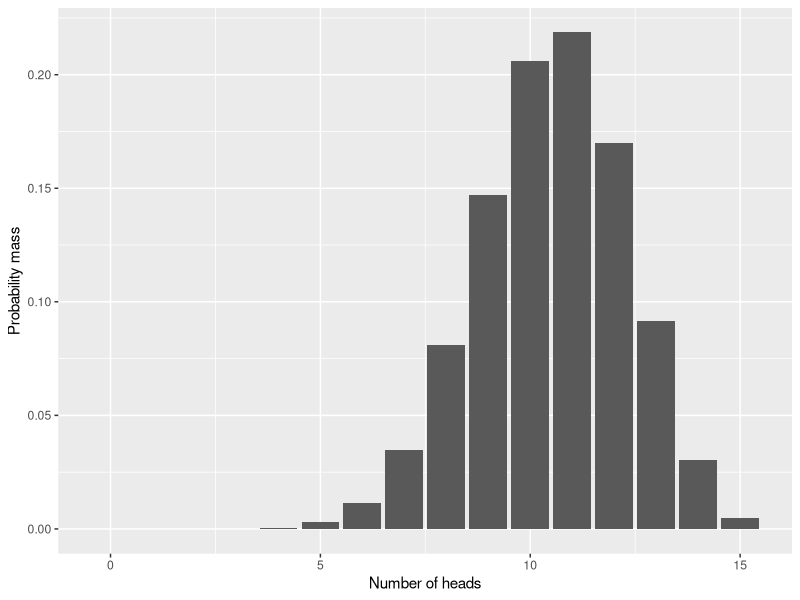
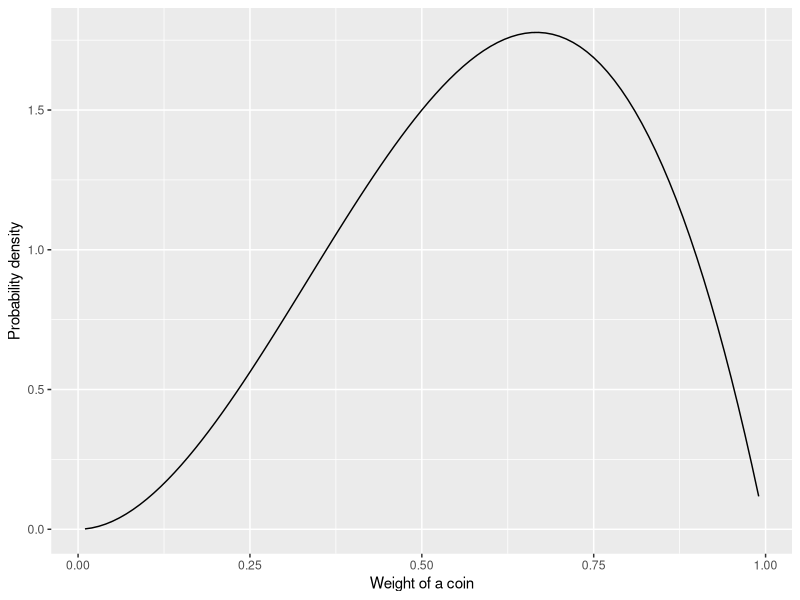
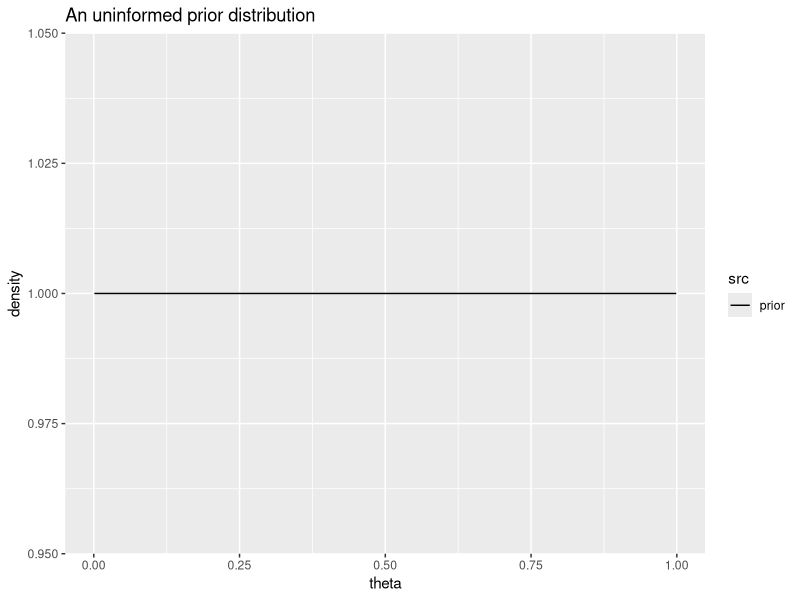
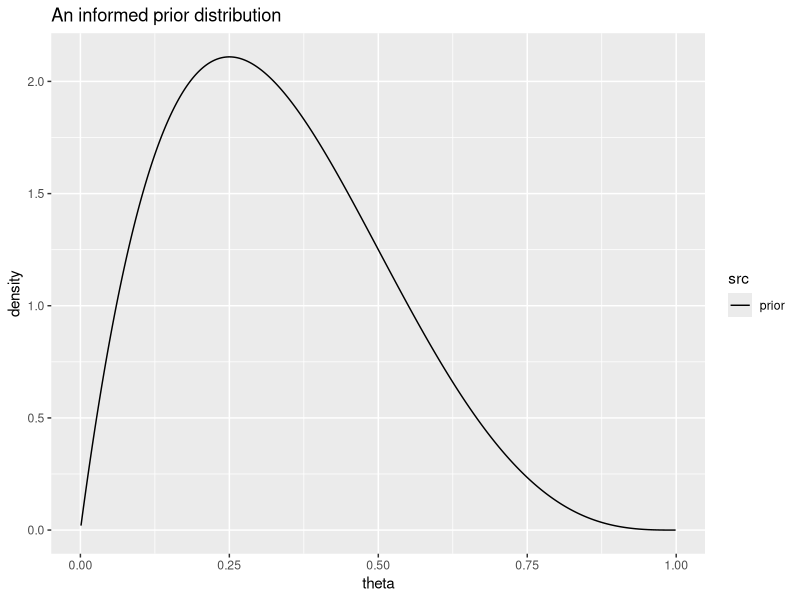
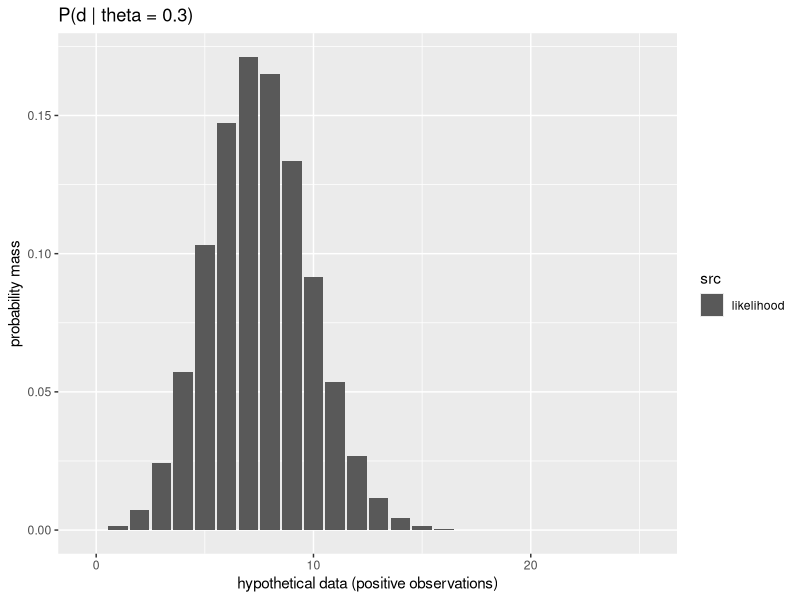
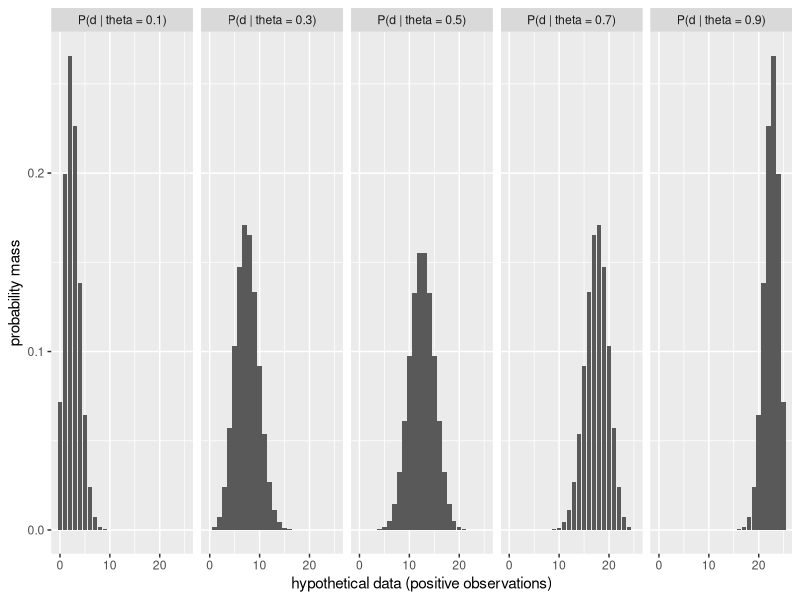
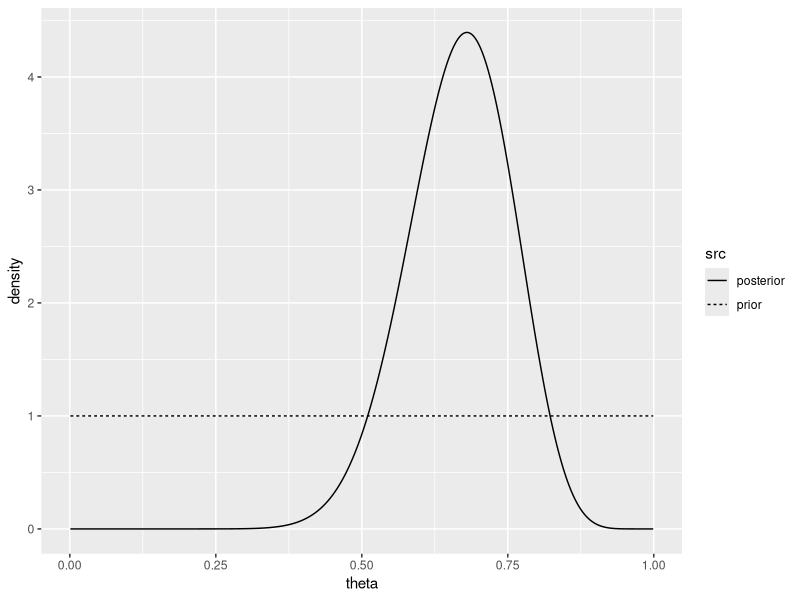
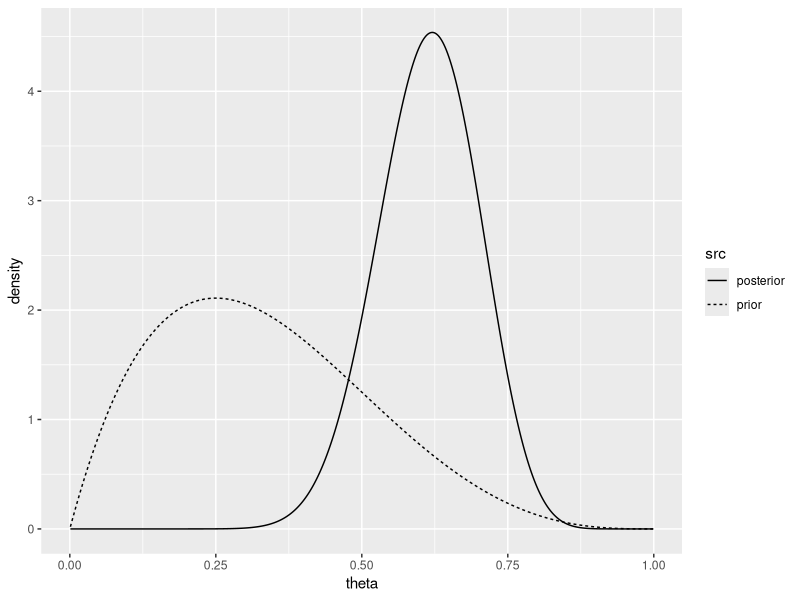

Recreate these plots in R, in order.
## ---- chunk 1
library(knitr)
library(tidyverse)
opts_chunk$set(echo=TRUE, 
               warning=FALSE, message=FALSE, 
               cache=FALSE)
## ---- chunk 2
possible_outcomes = seq(0, 15)

data.frame(x = possible_outcomes,
           y = dbinom(x= possible_outcomes, size = 15, prob = 0.7) ) %>%
  ggplot(., aes( x, y))+
  geom_col()+
  labs(x = "Number of heads", y = "Probability mass")
## ---- chunk 3
possible_probabilities = seq(0.01, 0.99, 0.01)

data.frame(x = possible_probabilities,
           y = dbeta(x= possible_probabilities, shape1 = 3, shape2 = 2) ) %>%
  ggplot(., aes( x, y))+
  geom_line()+
  labs(x = "Weight of a coin", y = "Probability density")
## ---- chunk 4
prior_parameters <- list(shape1 = 1, shape2 = 1) # as shape1 increases, the prior will favor higher numbers; as shape2 increases, the prior will favor lower numbers

bins <- seq(0.001, 0.999, 0.001)

data.frame(
  src = rep("prior", length(bins)),
  theta = bins,
  density = dbeta(x = bins, shape1 = prior_parameters$shape1,
          shape2 = prior_parameters$shape2)
) %>%
  ggplot(., aes( x = theta, y = density, linetype = src))+
  geom_line()+
  ggtitle("An uninformed prior distribution")

## ---- chunk 5
prior_parameters <- list(shape1 = 2, shape2 = 4) # as shape1 increases, the prior will favor higher numbers; as shape2 increases, the prior will favor lower numbers

data.frame(
  src = rep("prior", length(bins)),
  theta = bins,
  density = dbeta(x = bins, shape1 = prior_parameters$shape1,
          shape2 = prior_parameters$shape2)
) %>%
  ggplot(., aes( x = theta, y = density, linetype = src))+
  geom_line()+
  ggtitle("An informed prior distribution")

## ---- chunk 6
hypothetical_true_population_parameter <- 0.3
data_bins <- seq(0, 25, 1)

data.frame(
  src = rep("likelihood", length(data_bins)),
  x = data_bins,
  prob = dbinom(x = data_bins, size = 25, p = hypothetical_true_population_parameter)
) %>%
  ggplot(., aes( x = x, y = prob, linetype = src))+
  geom_col()+
  xlab("hypothetical data (positive observations)")+
  ylab("probability mass")+
  ggtitle(paste("P(d | theta = ",hypothetical_true_population_parameter ,")", sep = ""))
## ---- chunk 7
hypothetical_true_population_parameter <- 0.3
data_bins <- seq(0, 25, 1)

data.frame(
  src = paste("P(d | theta = ", c(
    rep(0.1, length(data_bins)),
    rep(0.3, length(data_bins)),
    rep(0.5, length(data_bins)),
    rep(0.7, length(data_bins)),
    rep(0.9, length(data_bins))
  ), ")", sep = ""),
  x = c(data_bins,data_bins,data_bins,data_bins,data_bins),
  prob = c(
    dbinom(x = data_bins, size = 25, p = 0.1),
    dbinom(x = data_bins, size = 25, p = 0.3),
    dbinom(x = data_bins, size = 25, p = 0.5),
    dbinom(x = data_bins, size = 25, p = 0.7),
    dbinom(x = data_bins, size = 25, p = 0.9)
    )
) %>%
  ggplot(., aes( x = x, y = prob))+
  geom_col()+
  xlab("hypothetical data (positive observations)")+
  ylab("probability mass")+
  facet_wrap(~src, nrow = 1)
## ---- chunk 8
prior_parameters <- list(shape1 = 1, shape2 = 1) # as shape1 increases, the prior will favor higher numbers; as shape2 increases, the prior will favor lower numbers

observed_data <- 17
number_of_observations <- 25

# this example is a classic Beta-Binomial problem, where the posterior distribution can be computed analytically
posterior_parameters <- list(
  shape1 = prior_parameters$shape1 + observed_data,
  shape2 = prior_parameters$shape2 + number_of_observations - observed_data
  )

bins <- seq(0.001, 0.999, 0.001)

data.frame(
  src = c(
    rep("posterior",length(bins)), 
    rep("prior", length(bins))
    ),
  theta = c(bins, bins),
  density = c(
    dbeta(x = bins, shape1 = posterior_parameters$shape1,
          shape2 = posterior_parameters$shape2),
    dbeta(x = bins, shape1 = prior_parameters$shape1,
          shape2 = prior_parameters$shape2)
  )
) -> df_posterior


df_posterior %>%
  ggplot(., aes( x = theta, y = density, linetype = src))+
  geom_line()
## ---- chunk 9
df_posterior %>%
  filter(src == "posterior") %>%
  summarize(
    MAP = theta[which.max(density)]
  )
## ---- chunk 10
df_posterior %>%
  filter(src == "posterior") %>%
  mutate(norm_prob = density / sum(density)) %>% # this calculation is technically an integral (not a sum), but we can approximate it by normalizing the density values into probabilities
  filter(theta > 0.5) %>%
  summarize(
    prob_gt_0.5 = sum(norm_prob)
  )

# since the posterior is analytically computed and we know (from mathematical analysis) that the shape of the posterior is a Beta distribution, we can also calculate this probability using the `pbeta` function

# 1 - pbeta(0.5, posterior_parameters$shape1, posterior_parameters$shape2)
## ---- chunk 11
qbeta(p = c(0.025, 0.975),
      shape1 = posterior_parameters$shape1, 
      shape2 = posterior_parameters$shape2)
## ---- chunk 12
informed_prior_parameters <- list(shape1 = 2, shape2 = 4) # as shape1 increases, the prior will favor higher numbers; as shape2 increases, the prior will favor lower numbers

observed_data <- 17
number_of_observations <- 25

# this example is a classic Beta-Binomial problem, where the posterior distribution can be computed analytically
informed_posterior_parameters <- list(
  shape1 = informed_prior_parameters$shape1 + observed_data,
  shape2 = informed_prior_parameters$shape2 + number_of_observations - observed_data
  )

bins <- seq(0.001, 0.999, 0.001)

data.frame(
  src = c(
    rep("posterior",length(bins)), 
    rep("prior", length(bins))
    ),
  theta = c(bins, bins),
  density = c(
    dbeta(x = bins, 
          shape1 = informed_posterior_parameters$shape1,
          shape2 = informed_posterior_parameters$shape2),
    dbeta(x = bins, 
          shape1 = informed_prior_parameters$shape1,
          shape2 = informed_prior_parameters$shape2)
  )
) -> df_posterior_informed


df_posterior_informed %>%
  ggplot(., aes( x = theta, y = density, linetype = src))+
  geom_line()
## ---- chunk 13
df_posterior_informed %>%
  filter(src == "posterior") %>%
  summarize(
    MAP = theta[which.max(density)]
  )
## ---- chunk 14
df_posterior_informed %>%
  filter(src == "posterior") %>%
  mutate(norm_prob = density / sum(density)) %>% # this calculation is technically an integral (not a sum), but we can approximate it by normalizing the density values into probabilities
  filter(theta > 0.5) %>%
  summarize(
    prob_gt_0.5 = sum(norm_prob)
  )
## ---- chunk 15
qbeta(p = c(0.025, 0.975),
      shape1 = informed_posterior_parameters$shape1, 
      shape2 = informed_posterior_parameters$shape2)
